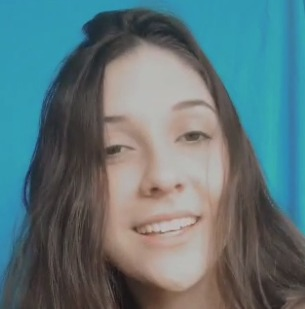
#> input picture img/nicole1.jpeg, 305 x 309 px; its folder holds only this picture in this run
$ jupyter execute --allow-errors eigenfaces_nic.ipynb
#> lines starting #> are read from the running program, lines starting #| are printed output that depends on the picture
[cell 1]
import os
import numpy as np
import matplotlib.pyplot as plt
import matplotlib.image as img
from skimage import data
from skimage.color import rgb2gray
from PIL import Image

[cell 2]
img_count = len(os.listdir('img/')) # Gets the amount of images in the directory
avg_nicole = np.zeros((150, 150)) # Matrix that will later become the "average" image
nicoles = [] # List that will house all individual arrays of images, will become a matrix later

for nicole in range(2, img_count+1):
    # Converts images to correct size and changes its color to grayscale
    img_nicole = img.imread(f'img/nicole{nicole}.jpeg')
    img_nicole = Image.fromarray(np.uint8(img_nicole))
    img_nicole = img_nicole.convert('L')
    img_nicole = img_nicole.resize((150, 150))

    # Turns those images into an array and append them to a list that will become a matrix of images later
    array_nicole = np.array(img_nicole)
    avg_nicole += array_nicole
    nicoles.append(array_nicole.flatten())

[cell 3]
avg_nicole = avg_nicole/img_count # Gets the average image
plt.imshow(avg_nicole, cmap="gray")
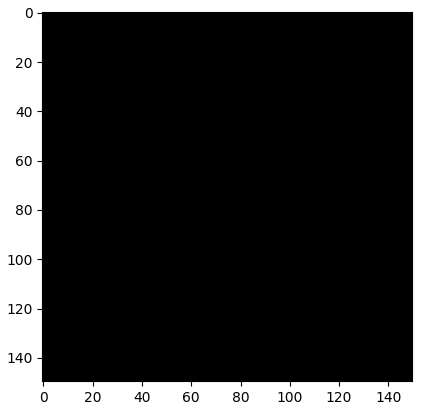
#> figure drawn by matplotlib, 1 panel

[cell 4]
def display_image(matrix, index):
    # Displays the image present in the row_{index} of the specified matrix
    resized = np.resize(matrix[index], (150, 150))
    plt.imshow(resized, cmap="gray")

#> (a cell that did not finish here is left out)

#> (a cell that did not finish here is left out)

[cell 7]
#display_image(vh, 0)

[cell 8]
def recognize(nicole_num):
    # Treats input image (the one we wish to recognize)
#> called with nicole_num = 1
    img_to_recognize = img.imread('img/nicole'+str(nicole_num)+'.jpeg')
#> img_to_recognize is the input picture: shape (309, 305, 3); mean R, G, B 93.7, 117.7, 122.1
    img_to_recognize = Image.fromarray(np.uint8(img_to_recognize))
    img_to_recognize =img_to_recognize.convert('L')
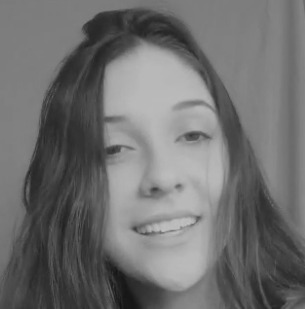
#> img_to_recognize: PIL image 305x309 L; min 19, max 194, mean 111
    img_to_recognize = img_to_recognize.resize((150, 150))
#> img_to_recognize: PIL image 150x150 L
    img_to_recognize = np.array(img_to_recognize).flatten()

    subtracted_matrix_rec = img_to_recognize - avg_nicole.flatten()


    # Projeção da imagem já subtraída da média no face space para obter o array de coeficientes (pesos de cada eigenface)
    eigenfaces_matrix = vh[:3,:]

    weights_img_to_recognize = []
    for i in range(len(eigenfaces_matrix[:, 0])):
        weight = np.dot(eigenfaces_matrix[i,:], subtracted_matrix_rec)
        weights_img_to_recognize.append(weight)
    weights_img_to_recognize = np.array(weights_img_to_recognize)

    proj_error = np.linalg.norm(subtracted_matrix_rec - np.matmul( weights_img_to_recognize , eigenfaces_matrix))

    return proj_error


#> (the rest of this cell did not finish here and is left out)
